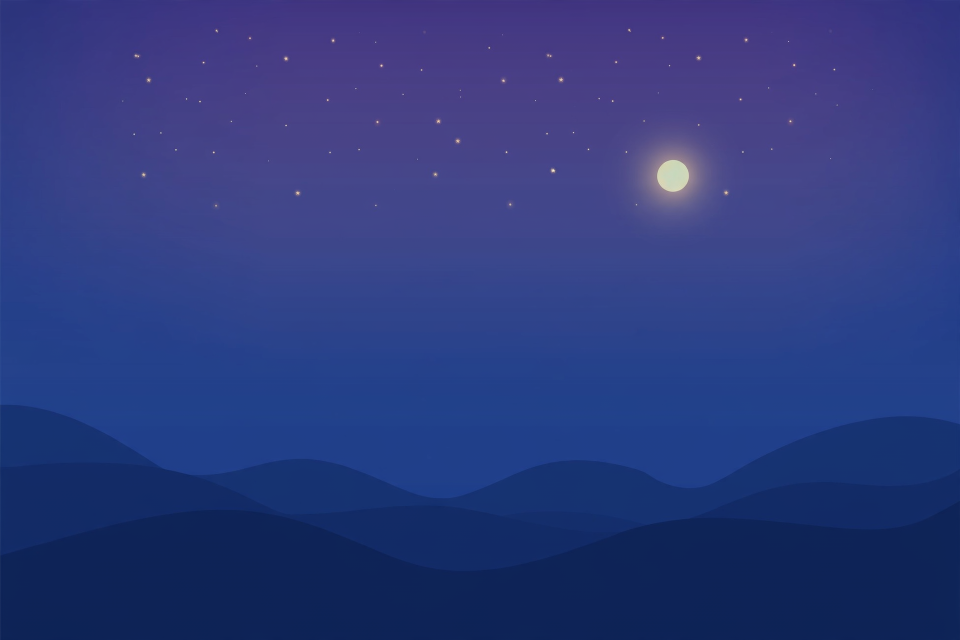
#> input picture docs/mockups/parallax/far-garden.png, 1920 x 1280 px (shown at 1/2 size)
$ python make_far_day.py far-garden.png far-day.png
#> lines starting #> are read from the running program, lines starting #| are printed output that depends on the picture; after the words box and inside, x2 and y2 are one past the last pixel; in counts of white or black regions, pixels touching at a corner belong together
"""Build far-day.png: the DAYTIME twin of far-night.png, from the same far-garden.png (same band shape, same hills).

  python3 make_far_day.py far-garden.png far-day.png

Recipe (nothing is stretched):
  * sky      = a day gradient written over the band (deep blue at the top, pale haze at the horizon)
  * sun      = one disc + soft glow (the night moon's slot), clouds = soft blobs scattered over the full width
  * hills    = the ORIGINAL hill rows at 1:1, mirrored 3x wide like the night version, but recoloured: the original's
               own tonal layering (far = light, near = dark) is kept and mapped navy -> hazy blue-green / green
The hill silhouette is found exactly as in make_far_night.py: per column, the first row that steps >= 4 levels from
the smooth sky gradient; the sky pixels in the valleys are then replaced by the day sky so nothing navy survives.
"""
import sys
import numpy as np
from PIL import Image, ImageDraw, ImageFilter

SRC, OUT = sys.argv[1], sys.argv[2]
rng = np.random.default_rng(20261103)

src = np.array(Image.open(SRC).convert("RGB")).astype(np.float32)[:, 3:-3]      # trim the artifact border columns
H, W, _ = src.shape
#> H = 1280; W = 1914
HILL0, SKY_ROWS = 800, 280
H_OUT, W_OUT = SKY_ROWS + (H - HILL0), W * 3                                       # 760 x 5742 (7.56:1, the band's shape)
#> H_OUT = 760; W_OUT = 5742

# ---- sky: vertical day gradient ------------------------------------------------------------------------------
stops = [(0, (78, 150, 236)), (170, (126, 192, 244)), (300, (184, 224, 252)), (H_OUT, (210, 238, 252))]
ys = np.arange(H_OUT)
#> ys = 760 values from 0 to 759
sky_col = np.stack([np.interp(ys, [s[0] for s in stops], [s[1][c] for s in stops]) for c in range(3)], axis=1)   # (H_OUT, 3)
out = np.repeat(sky_col[:, None, :], W_OUT, axis=1).astype(np.float32)

# ---- hills: silhouette from the original, recoloured -----------------------------------------------------------
step = np.abs(np.diff(src, axis=0)).max(axis=2)
raw = np.array([790 + np.nonzero(step[790:, x] >= 4)[0][0] + 1 for x in range(W)]).astype(np.float32)
#> raw = 1914 values, max 996 at index 865, min 809 at index 0, mean 912
k = 9; edge = np.convolve(np.pad(raw, k // 2, mode="edge"), np.ones(k) / k, mode="valid")        # 9-px moving average
#> after `edge = np.convolve(np.pad(raw, k // 2, mode='edge'), np.ones(k) / k, m`: edge = 1914 values, max 996 at index 869, min 809 at index 0, mean 912
tile = src[HILL0:]                                                                                 # (480, W, 3)
tile_m = np.concatenate([tile[:, ::-1], tile, tile[:, ::-1]], axis=1)                              # mirror seams are continuous
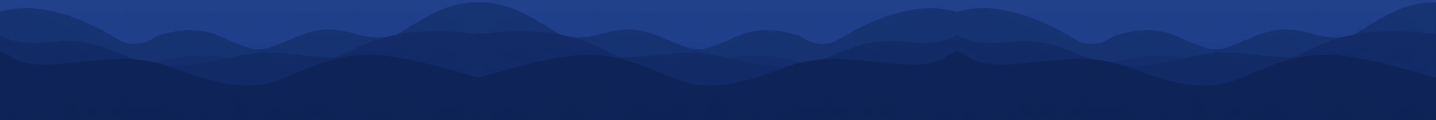
#> tile_m: shape (480, 5742, 3) float32 (shown at 1/4 size); mean R, G, B 20.6, 44.1, 102.8
edge_m = np.concatenate([edge[::-1], edge, edge[::-1]])
#> edge_m = 5742 values, max 996 at index 1022, min 809 at index 1887, mean 912
rows = (HILL0 + np.arange(tile_m.shape[0]))[:, None]
#> rows = 480 values from 800 to 1279
alpha = np.clip(rows - edge_m[None, :] + 0.5, 0.0, 1.0)                                           # 1 below the crest, AA'd at the edge
lum = tile_m[..., 0] * 0.299 + tile_m[..., 1] * 0.587 + tile_m[..., 2] * 0.114     # (not @: Accelerate-numpy misbehaves on reversed strides)
def box_blur_x(a, r):
#> called with r = 10
    cs = np.cumsum(np.pad(a, ((0, 0), (r + 1, r)), mode="edge"), axis=1)
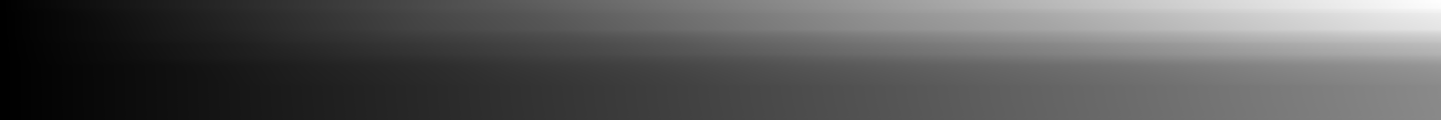
#> cs: shape (480, 5763) float32 (shown at 1/4 size); min 34.05, max 368169.8, mean 129225.1; drawn with min black and max white
    return (cs[:, 2 * r + 1:] - cs[:, :-(2 * r + 1)]) / (2 * r + 1)
lum = box_blur_x(lum, 10)                                                                           # colour only; the silhouette (alpha) is untouched
sel = alpha > 0.99
#> sel: shape (480, 5742) bool; 76.4% white; 1 black region, box (x1, y1, x2, y2) and area: (0, 0, 5742, 197) 649146
lo, hi = np.percentile(lum[sel], [2, 98])
#> lo = 34.33; hi = 49.52
t = np.clip((lum - lo) / (hi - lo), 0, 1)[..., None]                                               # 0 = nearest/darkest, 1 = farthest/lightest
dark, light = np.array([50, 124, 76], np.float32), np.array([136, 204, 172], np.float32)
hill_col = dark * (1 - t) + light * t
out[SKY_ROWS:] = out[SKY_ROWS:] * (1 - alpha[..., None]) + hill_col * alpha[..., None]

# ---- sun: disc + glow, in the moon's slot ---------------------------------------------------------------------
SUN_X, SUN_Y, SUN_R = int(W * 1.5 + 440), 150, 58
#> SUN_X = 3311; SUN_Y = 150; SUN_R = 58
yy, xx = np.mgrid[:H_OUT, :W_OUT]
d = np.sqrt((yy - SUN_Y) ** 2 + (xx - SUN_X) ** 2).astype(np.float32)
glow = np.exp(-(d / 150.0) ** 2) * 0.55 + np.exp(-(d / 60.0) ** 2) * 0.35
out += glow[..., None] * np.array([255, 240, 190], np.float32) * (1 - out / 400.0) * 0.55
disc = np.clip((SUN_R - d) / 3.0, 0, 1)[..., None]
out = out * (1 - disc) + np.array([255, 251, 228], np.float32) * disc

# ---- clouds: soft blobs, flatter at the bottom, a touch of blue underneath -----------------------------------
layer = Image.new("RGBA", (W_OUT, H_OUT), (255, 255, 255, 0))
n_clouds = 13
for i in range(n_clouds):
    cx = int((i + 0.5) * W_OUT / n_clouds + rng.integers(-150, 150)); cy = int(rng.integers(34, 200))
    if (cx - SUN_X) ** 2 + (cy - SUN_Y) ** 2 < 190 ** 2: continue
    w = int(rng.integers(190, 430)); h = int(w * rng.uniform(0.20, 0.30))
    cl = Image.new("RGBA", (w + 80, h * 4), (0, 0, 0, 0)); dr = ImageDraw.Draw(cl)
    for _ in range(int(rng.integers(6, 10))):
        bw = int(w * rng.uniform(0.22, 0.42)); bh = int(h * rng.uniform(0.9, 1.7))
        bx = int(rng.uniform(0, w - bw)) + 40; by = int(h * 3 - bh * rng.uniform(0.7, 1.0))
        dr.ellipse([bx, by - bh // 2, bx + bw, by + bh // 2], fill=(255, 255, 255, 255))
    dr.rectangle([40, h * 3, w + 40, h * 4], fill=(0, 0, 0, 0))                                    # flat bottom
    cl = cl.filter(ImageFilter.GaussianBlur(5))
    a = np.array(cl)[..., 3].astype(np.float32) / 255.0
    ch = a.shape[0]; shade = np.linspace(0.0, 1.0, ch)[:, None]                                    # bluer underside
    rgb = np.stack([255 - 40 * shade, 255 - 26 * shade, 255 - 8 * shade], axis=-1) * np.ones((1, a.shape[1], 1))
    ca = Image.fromarray(np.dstack([rgb, a * 235]).astype(np.uint8), "RGBA")
    layer.alpha_composite(ca, (max(0, cx - ca.width // 2), max(0, cy - ca.height // 2)))
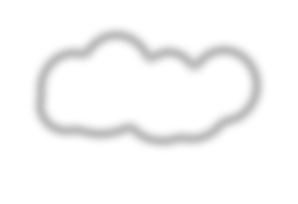
#> cl: PIL image 298x204 RGBA; mean R, G, B, A 70.3, 70.3, 70.3, 70.3; transparent parts drawn white
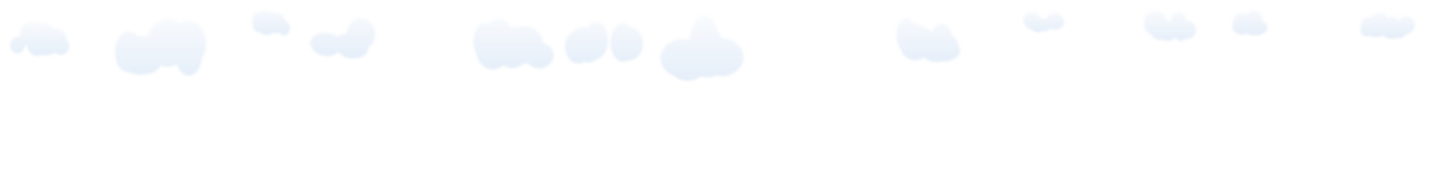
#> layer: PIL image 5742x760 RGBA (shown at 1/4 size); mean R, G, B, A 253.1, 253.7, 254.6, 18.7; transparent parts drawn white
la = np.array(layer).astype(np.float32); lam = la[..., 3:4] / 255.0
#> after `lam = la[..., 3:4] / 255.0`:
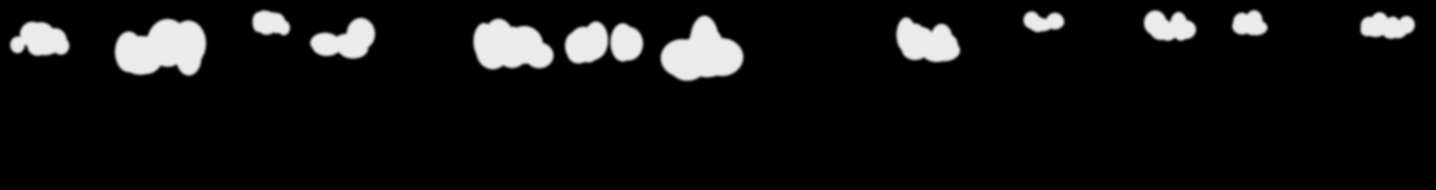
#> lam: shape (760, 5742, 1) float32 (shown at 1/4 size); min 0, max 0.922, mean 0.0734
out = out * (1 - lam) + la[..., :3] * lam
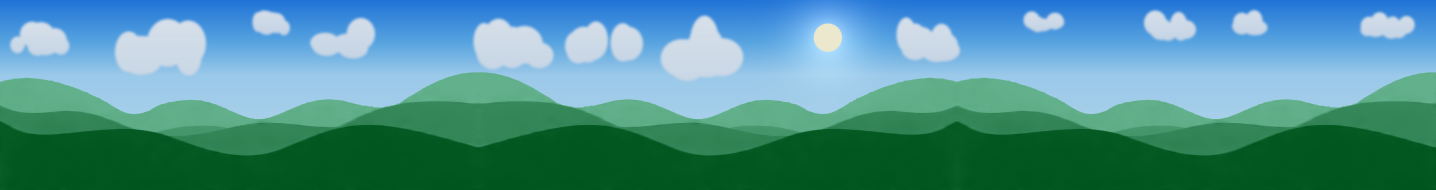
#> out: shape (760, 5742, 3) float32 (shown at 1/4 size); mean of channels 0, 1, 2 122.1, 180, 178.4; drawn with min black and max white

Image.fromarray(np.clip(out, 0, 255).astype(np.uint8)).save(OUT)
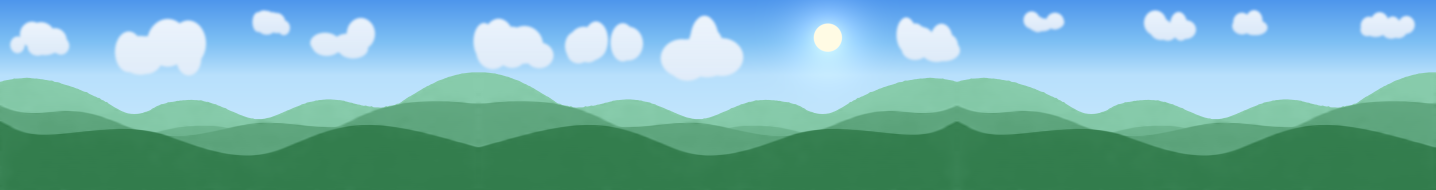
#> saved as far-day.png: PIL image 5742x760 RGB (shown at 1/4 size); mean R, G, B 118.2, 177.8, 178.9
print("saved", OUT, W_OUT, "x", H_OUT, "aspect %.2f" % (W_OUT / H_OUT))
#| saved far-day.png 5742 x 760 aspect 7.56
